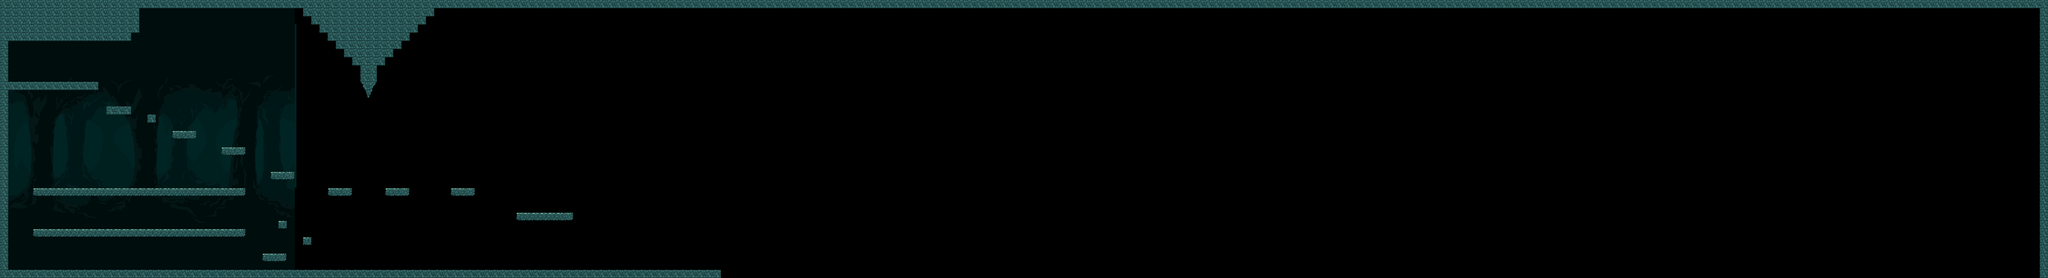

Tiled map render using the project's own tile images. Description and the map definition, with tile-layer contents summarised, below:
An orthogonal 250x34 tile map with 32x32 px tiles, 1 tile layer (Capa de patrones 1), 4 image layers and 16 objects.

<map version="1.10" tiledversion="1.12.2" orientation="orthogonal" renderorder="right-down" width="250" height="34" tilewidth="32" tileheight="32" infinite="0" nextlayerid="10" nextobjectid="20">
 <tileset firstgid="1" source="../Tilesets/cuevaTilesets2.tsx" />
 <imagelayer id="6" name="fondo4" locked="1" offsetx="6.1553" offsety="94.9167" repeatx="1">
  <image source="../Tilesets/Cave Tileset Pack/PNG files/ParallaxCave4.png" width="1152" height="640" />
 </imagelayer>
 <imagelayer id="5" name="fondo3" locked="1" repeatx="1">
  <image source="../Tilesets/Cave Tileset Pack/PNG files/ParallaxCave3.png" width="1152" height="1088" />
 </imagelayer>
 <imagelayer id="4" name="fondo2" locked="1" repeatx="1">
  <image source="../Tilesets/Cave Tileset Pack/PNG files/ParallaxCave2.png" width="1152" height="1088" />
 </imagelayer>
 <imagelayer id="3" name="fondo1" locked="1" repeatx="1">
  <image source="../Tilesets/Cave Tileset Pack/PNG files/ParallaxCave1.png" width="1152" height="1088" />
 </imagelayer>
 <group id="2" name="Group Layer 1" locked="1" />
 <layer id="7" name="Capa de patrones 1" width="250" height="34">
  <data>[8500 cells, 641 non-empty, 8 distinct tile ids]</data>
 </layer>
 <objectgroup id="9" name="colisiones">
  <object id="4" x="32.6667" y="321.333" width="351.333" height="30.6667" />
  <object id="5" x="416" y="415.333" width="95.3333" height="30.6667" />
  <object id="6" x="128.667" y="737.333" width="831.333" height="30.303" />
  <object id="7" x="128" y="896.333" />
  <object id="8" x="128" y="896.333" width="830" height="29.6667" />
  <object id="9" x="28" y="1053.33" width="2784" height="30.6667" />
  <object id="10" x="1028" y="995" width="91" height="27" />
  <object id="11" x="1185" y="930" width="31" height="28" />
  <object id="12" x="1088" y="866" width="34" height="28" />
  <object id="13" x="1058" y="675" width="93" height="27" />
  <object id="14" x="1282" y="736" width="90" height="29" />
  <object id="15" x="1507" y="737" width="90" height="31" />
  <object id="16" x="1762" y="736" width="92" height="30" />
  <object id="17" x="865.5" y="577" width="94.5" height="29.5" />
  <object id="18" x="577" y="452" width="30" height="26" />
  <object id="19" x="670" y="513" width="97" height="30" />
 </objectgroup>
</map>
